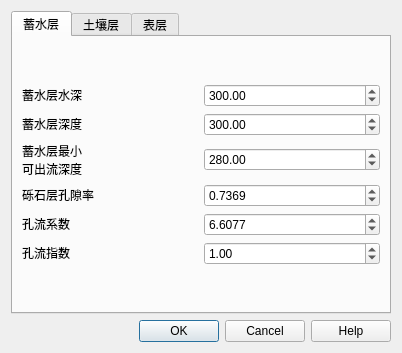
<?xml version="1.0" encoding="UTF-8"?>
<ui version="4.0">
 <class>Greenroof</class>
 <widget class="QDialog" name="Greenroof">
  <property name="geometry">
   <rect>
    <x>0</x>
    <y>0</y>
    <width>402</width>
    <height>341</height>
   </rect>
  </property>
  <property name="windowTitle">
   <string>绿色屋顶</string>
  </property>
  <layout class="QHBoxLayout" name="horizontalLayout">
   <item>
    <layout class="QVBoxLayout" name="verticalLayout">
     <item>
      <widget class="QTabWidget" name="tabWidget">
       <property name="currentIndex">
        <number>0</number>
       </property>
       <widget class="QWidget" name="tab_4">
        <attribute name="title">
         <string>蓄水层</string>
        </attribute>
        <layout class="QVBoxLayout" name="verticalLayout_4">
         <item>
          <layout class="QVBoxLayout" name="verticalLayout_10">
           <item>
            <layout class="QHBoxLayout" name="horizontalLayout_33" stretch="1,1">
             <item>
              <widget class="QLabel" name="label_5">
               <property name="sizePolicy">
                <sizepolicy hsizetype="Preferred" vsizetype="Fixed">
                 <horstretch>0</horstretch>
                 <verstretch>0</verstretch>
                </sizepolicy>
               </property>
               <property name="text">
                <string>蓄水层水深</string>
               </property>
              </widget>
             </item>
             <item>
              <widget class="QDoubleSpinBox" name="d3_0">
               <property name="sizePolicy">
                <sizepolicy hsizetype="MinimumExpanding" vsizetype="Fixed">
                 <horstretch>0</horstretch>
                 <verstretch>0</verstretch>
                </sizepolicy>
               </property>
               <property name="maximum">
                <double>9999.000000000000000</double>
               </property>
               <property name="value">
                <double>300.000000000000000</double>
               </property>
              </widget>
             </item>
            </layout>
           </item>
           <item>
            <layout class="QHBoxLayout" name="horizontalLayout_8" stretch="1,1">
             <item>
              <widget class="QLabel" name="label_14">
               <property name="sizePolicy">
                <sizepolicy hsizetype="Preferred" vsizetype="Fixed">
                 <horstretch>0</horstretch>
                 <verstretch>0</verstretch>
                </sizepolicy>
               </property>
               <property name="text">
                <string>蓄水层深度</string>
               </property>
              </widget>
             </item>
             <item>
              <widget class="QDoubleSpinBox" name="D3">
               <property name="sizePolicy">
                <sizepolicy hsizetype="Preferred" vsizetype="Fixed">
                 <horstretch>0</horstretch>
                 <verstretch>0</verstretch>
                </sizepolicy>
               </property>
               <property name="maximum">
                <double>99999.000000000000000</double>
               </property>
               <property name="value">
                <double>300.000000000000000</double>
               </property>
              </widget>
             </item>
            </layout>
           </item>
           <item>
            <layout class="QHBoxLayout" name="horizontalLayout_45">
             <item>
              <widget class="QLabel" name="label_15">
               <property name="sizePolicy">
                <sizepolicy hsizetype="Preferred" vsizetype="Fixed">
                 <horstretch>0</horstretch>
                 <verstretch>0</verstretch>
                </sizepolicy>
               </property>
               <property name="text">
                <string>&lt;html&gt;&lt;head/&gt;&lt;body&gt;&lt;p&gt;蓄水层最小&lt;br/&gt;可出流深度&lt;/p&gt;&lt;/body&gt;&lt;/html&gt;</string>
               </property>
              </widget>
             </item>
             <item>
              <widget class="QDoubleSpinBox" name="D3D">
               <property name="sizePolicy">
                <sizepolicy hsizetype="Preferred" vsizetype="Fixed">
                 <horstretch>0</horstretch>
                 <verstretch>0</verstretch>
                </sizepolicy>
               </property>
               <property name="maximum">
                <double>99999.000000000000000</double>
               </property>
               <property name="value">
                <double>280.000000000000000</double>
               </property>
              </widget>
             </item>
            </layout>
           </item>
           <item>
            <layout class="QHBoxLayout" name="horizontalLayout_46" stretch="1,1">
             <item>
              <widget class="QLabel" name="label_22">
               <property name="sizePolicy">
                <sizepolicy hsizetype="Preferred" vsizetype="Fixed">
                 <horstretch>0</horstretch>
                 <verstretch>0</verstretch>
                </sizepolicy>
               </property>
               <property name="text">
                <string>砾石层孔隙率</string>
               </property>
              </widget>
             </item>
             <item>
              <widget class="QDoubleSpinBox" name="phi3">
               <property name="sizePolicy">
                <sizepolicy hsizetype="Preferred" vsizetype="Fixed">
                 <horstretch>0</horstretch>
                 <verstretch>0</verstretch>
                </sizepolicy>
               </property>
               <property name="decimals">
                <number>4</number>
               </property>
               <property name="maximum">
                <double>999999.000000000000000</double>
               </property>
               <property name="value">
                <double>0.736900000000000</double>
               </property>
              </widget>
             </item>
            </layout>
           </item>
           <item>
            <layout class="QHBoxLayout" name="horizontalLayout_47">
             <item>
              <widget class="QLabel" name="label_27">
               <property name="sizePolicy">
                <sizepolicy hsizetype="Preferred" vsizetype="Fixed">
                 <horstretch>0</horstretch>
                 <verstretch>0</verstretch>
                </sizepolicy>
               </property>
               <property name="text">
                <string>孔流系数</string>
               </property>
              </widget>
             </item>
             <item>
              <widget class="QDoubleSpinBox" name="C3D">
               <property name="sizePolicy">
                <sizepolicy hsizetype="Preferred" vsizetype="Fixed">
                 <horstretch>0</horstretch>
                 <verstretch>0</verstretch>
                </sizepolicy>
               </property>
               <property name="decimals">
                <number>4</number>
               </property>
               <property name="maximum">
                <double>999999.000000000000000</double>
               </property>
               <property name="value">
                <double>6.607700000000000</double>
               </property>
              </widget>
             </item>
            </layout>
           </item>
           <item>
            <layout class="QHBoxLayout" name="horizontalLayout_48">
             <item>
              <widget class="QLabel" name="label_28">
               <property name="sizePolicy">
                <sizepolicy hsizetype="Preferred" vsizetype="Fixed">
                 <horstretch>0</horstretch>
                 <verstretch>0</verstretch>
                </sizepolicy>
               </property>
               <property name="text">
                <string>孔流指数</string>
               </property>
              </widget>
             </item>
             <item>
              <widget class="QDoubleSpinBox" name="eta3D">
               <property name="sizePolicy">
                <sizepolicy hsizetype="Preferred" vsizetype="Fixed">
                 <horstretch>0</horstretch>
                 <verstretch>0</verstretch>
                </sizepolicy>
               </property>
               <property name="maximum">
                <double>999999.000000000000000</double>
               </property>
               <property name="value">
                <double>1.000000000000000</double>
               </property>
              </widget>
             </item>
            </layout>
           </item>
          </layout>
         </item>
        </layout>
       </widget>
       <widget class="QWidget" name="tab_5">
        <attribute name="title">
         <string>土壤层</string>
        </attribute>
        <layout class="QHBoxLayout" name="horizontalLayout_5">
         <item>
          <layout class="QVBoxLayout" name="verticalLayout_11">
           <item>
            <layout class="QHBoxLayout" name="horizontalLayout_49" stretch="1,1">
             <item>
              <widget class="QLabel" name="label_6">
               <property name="sizePolicy">
                <sizepolicy hsizetype="Preferred" vsizetype="Fixed">
                 <horstretch>0</horstretch>
                 <verstretch>0</verstretch>
                </sizepolicy>
               </property>
               <property name="text">
                <string>土层含水量</string>
               </property>
              </widget>
             </item>
             <item>
              <widget class="QDoubleSpinBox" name="xita2_0">
               <property name="sizePolicy">
                <sizepolicy hsizetype="MinimumExpanding" vsizetype="Fixed">
                 <horstretch>0</horstretch>
                 <verstretch>0</verstretch>
                </sizepolicy>
               </property>
               <property name="maximum">
                <double>1.000000000000000</double>
               </property>
               <property name="value">
                <double>0.570000000000000</double>
               </property>
              </widget>
             </item>
            </layout>
           </item>
           <item>
            <layout class="QHBoxLayout" name="horizontalLayout_50">
             <item>
              <widget class="QLabel" name="label_29">
               <property name="sizePolicy">
                <sizepolicy hsizetype="Preferred" vsizetype="Fixed">
                 <horstretch>0</horstretch>
                 <verstretch>0</verstretch>
                </sizepolicy>
               </property>
               <property name="text">
                <string>基质层深度</string>
               </property>
              </widget>
             </item>
             <item>
              <widget class="QDoubleSpinBox" name="D2">
               <property name="sizePolicy">
                <sizepolicy hsizetype="Preferred" vsizetype="Fixed">
                 <horstretch>0</horstretch>
                 <verstretch>0</verstretch>
                </sizepolicy>
               </property>
               <property name="maximum">
                <double>99999.000000000000000</double>
               </property>
               <property name="value">
                <double>100.000000000000000</double>
               </property>
              </widget>
             </item>
            </layout>
           </item>
           <item>
            <layout class="QHBoxLayout" name="horizontalLayout_51">
             <item>
              <widget class="QLabel" name="label_30">
               <property name="sizePolicy">
                <sizepolicy hsizetype="Preferred" vsizetype="Fixed">
                 <horstretch>0</horstretch>
                 <verstretch>0</verstretch>
                </sizepolicy>
               </property>
               <property name="text">
                <string>田间持水量</string>
               </property>
              </widget>
             </item>
             <item>
              <widget class="QDoubleSpinBox" name="xitaFC">
               <property name="sizePolicy">
                <sizepolicy hsizetype="Preferred" vsizetype="Fixed">
                 <horstretch>0</horstretch>
                 <verstretch>0</verstretch>
                </sizepolicy>
               </property>
               <property name="maximum">
                <double>999999.000000000000000</double>
               </property>
               <property name="value">
                <double>0.280000000000000</double>
               </property>
              </widget>
             </item>
            </layout>
           </item>
           <item>
            <layout class="QHBoxLayout" name="horizontalLayout_52">
             <item>
              <widget class="QLabel" name="label_31">
               <property name="sizePolicy">
                <sizepolicy hsizetype="Preferred" vsizetype="Fixed">
                 <horstretch>0</horstretch>
                 <verstretch>0</verstretch>
                </sizepolicy>
               </property>
               <property name="text">
                <string>凋萎点</string>
               </property>
              </widget>
             </item>
             <item>
              <widget class="QDoubleSpinBox" name="xitaWP">
               <property name="sizePolicy">
                <sizepolicy hsizetype="Preferred" vsizetype="Fixed">
                 <horstretch>0</horstretch>
                 <verstretch>0</verstretch>
                </sizepolicy>
               </property>
               <property name="decimals">
                <number>3</number>
               </property>
               <property name="maximum">
                <double>999999.000000000000000</double>
               </property>
               <property name="value">
                <double>0.225000000000000</double>
               </property>
              </widget>
             </item>
            </layout>
           </item>
           <item>
            <layout class="QHBoxLayout" name="horizontalLayout_53">
             <item>
              <widget class="QLabel" name="label_32">
               <property name="sizePolicy">
                <sizepolicy hsizetype="Preferred" vsizetype="Fixed">
                 <horstretch>0</horstretch>
                 <verstretch>0</verstretch>
                </sizepolicy>
               </property>
               <property name="text">
                <string>土壤层孔隙率</string>
               </property>
              </widget>
             </item>
             <item>
              <widget class="QDoubleSpinBox" name="phi2">
               <property name="sizePolicy">
                <sizepolicy hsizetype="Preferred" vsizetype="Fixed">
                 <horstretch>0</horstretch>
                 <verstretch>0</verstretch>
                </sizepolicy>
               </property>
               <property name="maximum">
                <double>999999.000000000000000</double>
               </property>
               <property name="value">
                <double>0.500000000000000</double>
               </property>
              </widget>
             </item>
            </layout>
           </item>
           <item>
            <layout class="QHBoxLayout" name="horizontalLayout_54">
             <item>
              <widget class="QLabel" name="label_33">
               <property name="sizePolicy">
                <sizepolicy hsizetype="Preferred" vsizetype="Fixed">
                 <horstretch>0</horstretch>
                 <verstretch>0</verstretch>
                </sizepolicy>
               </property>
               <property name="text">
                <string>临界含水量</string>
               </property>
              </widget>
             </item>
             <item>
              <widget class="QDoubleSpinBox" name="xitacb">
               <property name="sizePolicy">
                <sizepolicy hsizetype="Preferred" vsizetype="Fixed">
                 <horstretch>0</horstretch>
                 <verstretch>0</verstretch>
                </sizepolicy>
               </property>
               <property name="decimals">
                <number>3</number>
               </property>
               <property name="maximum">
                <double>999999.000000000000000</double>
               </property>
               <property name="value">
                <double>0.375000000000000</double>
               </property>
              </widget>
             </item>
            </layout>
           </item>
           <item>
            <layout class="QHBoxLayout" name="horizontalLayout_55">
             <item>
              <widget class="QLabel" name="label_34">
               <property name="sizePolicy">
                <sizepolicy hsizetype="Preferred" vsizetype="Fixed">
                 <horstretch>0</horstretch>
                 <verstretch>0</verstretch>
                </sizepolicy>
               </property>
               <property name="text">
                <string>饱和导水率</string>
               </property>
              </widget>
             </item>
             <item>
              <widget class="QDoubleSpinBox" name="Ksat">
               <property name="sizePolicy">
                <sizepolicy hsizetype="Preferred" vsizetype="Fixed">
                 <horstretch>0</horstretch>
                 <verstretch>0</verstretch>
                </sizepolicy>
               </property>
               <property name="maximum">
                <double>999999.000000000000000</double>
               </property>
               <property name="value">
                <double>178.569999999999993</double>
               </property>
              </widget>
             </item>
            </layout>
           </item>
           <item>
            <layout class="QHBoxLayout" name="horizontalLayout_56">
             <item>
              <widget class="QLabel" name="label_35">
               <property name="sizePolicy">
                <sizepolicy hsizetype="Preferred" vsizetype="Fixed">
                 <horstretch>0</horstretch>
                 <verstretch>0</verstretch>
                </sizepolicy>
               </property>
               <property name="text">
                <string>衰减常数</string>
               </property>
              </widget>
             </item>
             <item>
              <widget class="QDoubleSpinBox" name="HCO">
               <property name="sizePolicy">
                <sizepolicy hsizetype="Preferred" vsizetype="Fixed">
                 <horstretch>0</horstretch>
                 <verstretch>0</verstretch>
                </sizepolicy>
               </property>
               <property name="decimals">
                <number>4</number>
               </property>
               <property name="maximum">
                <double>999999.000000000000000</double>
               </property>
               <property name="value">
                <double>4.806500000000000</double>
               </property>
              </widget>
             </item>
            </layout>
           </item>
           <item>
            <layout class="QHBoxLayout" name="horizontalLayout_57">
             <item>
              <widget class="QLabel" name="label_36">
               <property name="sizePolicy">
                <sizepolicy hsizetype="Preferred" vsizetype="Fixed">
                 <horstretch>0</horstretch>
                 <verstretch>0</verstretch>
                </sizepolicy>
               </property>
               <property name="text">
                <string>吸力水头</string>
               </property>
              </widget>
             </item>
             <item>
              <widget class="QDoubleSpinBox" name="psi2">
               <property name="sizePolicy">
                <sizepolicy hsizetype="Preferred" vsizetype="Fixed">
                 <horstretch>0</horstretch>
                 <verstretch>0</verstretch>
                </sizepolicy>
               </property>
               <property name="decimals">
                <number>4</number>
               </property>
               <property name="maximum">
                <double>999999.000000000000000</double>
               </property>
               <property name="value">
                <double>320.286900000000003</double>
               </property>
              </widget>
             </item>
            </layout>
           </item>
          </layout>
         </item>
        </layout>
       </widget>
       <widget class="QWidget" name="tab_6">
        <attribute name="title">
         <string>表层</string>
        </attribute>
        <layout class="QGridLayout" name="gridLayout_2">
         <item row="0" column="0">
          <widget class="QLabel" name="label_37">
           <property name="sizePolicy">
            <sizepolicy hsizetype="Preferred" vsizetype="Fixed">
             <horstretch>0</horstretch>
             <verstretch>0</verstretch>
            </sizepolicy>
           </property>
           <property name="text">
            <string>溢流层深度</string>
           </property>
          </widget>
         </item>
         <item row="0" column="1">
          <widget class="QDoubleSpinBox" name="D1">
           <property name="sizePolicy">
            <sizepolicy hsizetype="Preferred" vsizetype="Fixed">
             <horstretch>0</horstretch>
             <verstretch>0</verstretch>
            </sizepolicy>
           </property>
           <property name="maximum">
            <double>99999.000000000000000</double>
           </property>
           <property name="value">
            <double>30.000000000000000</double>
           </property>
          </widget>
         </item>
         <item row="2" column="0">
          <widget class="QLabel" name="label_38">
           <property name="sizePolicy">
            <sizepolicy hsizetype="Preferred" vsizetype="Fixed">
             <horstretch>0</horstretch>
             <verstretch>0</verstretch>
            </sizepolicy>
           </property>
           <property name="text">
            <string>空隙率</string>
           </property>
          </widget>
         </item>
         <item row="2" column="1">
          <widget class="QDoubleSpinBox" name="phi1">
           <property name="sizePolicy">
            <sizepolicy hsizetype="Preferred" vsizetype="Fixed">
             <horstretch>0</horstretch>
             <verstretch>0</verstretch>
            </sizepolicy>
           </property>
           <property name="maximum">
            <double>99999.000000000000000</double>
           </property>
           <property name="value">
            <double>0.950000000000000</double>
           </property>
          </widget>
         </item>
         <item row="3" column="0">
          <spacer name="verticalSpacer_2">
           <property name="orientation">
            <enum>Qt::Vertical</enum>
           </property>
           <property name="sizeHint" stdset="0">
            <size>
             <width>20</width>
             <height>40</height>
            </size>
           </property>
          </spacer>
         </item>
        </layout>
       </widget>
      </widget>
     </item>
     <item>
      <layout class="QHBoxLayout" name="horizontalLayout_4">
       <item>
        <widget class="QDialogButtonBox" name="buttonBox_greenroof_ok_cancel">
         <property name="standardButtons">
          <set>QDialogButtonBox::Cancel|QDialogButtonBox::Help|QDialogButtonBox::Ok</set>
         </property>
        </widget>
       </item>
      </layout>
     </item>
    </layout>
   </item>
  </layout>
 </widget>
 <resources/>
 <connections/>
</ui>
